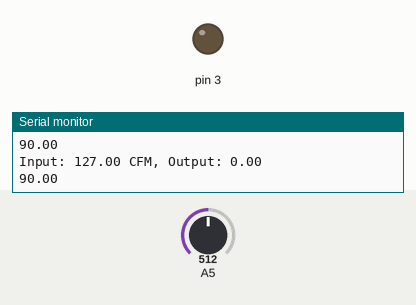
Simulated run of this sketch. Board: Arduino Uno, built with avr-gcc and run on an emulated ATmega328P. On the bench: output pins drawn as LEDs (lit = HIGH), the last lines printed to the serial monitor. The inputs (shaded band) are chosen by the test bench; at power-on: A5 = 512.

Above: at 1.2 s.
1.3 s: A5 set to 306
At 1.52 s:
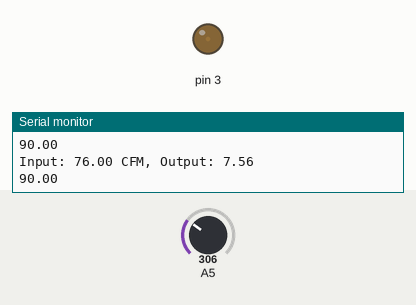
4.3 s: A5 set to 122
At 6.65 s:
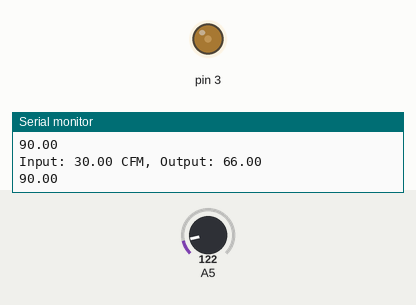
7.3 s: A5 set to 0
At 17.1 s:
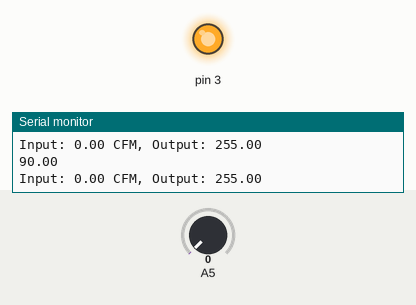
Timing chart, 0 to 18.6 s (numbered marks = the images above; inputs shaded):
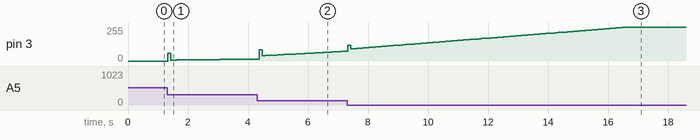

The sketch:

PID_control_on_arduino.ino
```cpp
/*
sketch belongs to this video: https://youtu.be/crw0Hcc67RY
write by Moz for YouTube changel logMaker360
4-12-2017
*/

#include <PID_v1.h>


double Setpoint = 90.0;  // Desired flow rate in CFM
double Input;            // Flow rate from the flow meter
double Output;           // Suction mechanism control
double Kp = 0.5;         // Proportional gain
double Ki = 0.2;         // Integral gain
double Kd = 0.1;         // Derivative gain

// Create PID instance
PID myPID(&Input, &Output, &Setpoint, Kp, Ki, Kd, DIRECT);

const int FLOW_METER_PIN = 2;

// Pin for the flow meter

void setup()
{
  Serial.begin(9600);

  // Initialize the flow meter
  pinMode(FLOW_METER_PIN, INPUT);

  // Turn on the PID
  myPID.SetMode(AUTOMATIC);

  //Adjust PID values
  myPID.SetTunings(Kp, Ki, Kd);

}

void loop()
{
  //Read the value from the light sensor. Analog input : 0 to 1024. We map is to a value from 0 to 255 as it's used for our PWM function.
  Input = map(analogRead(5), 0, 1024, 0, 255);  // photo senor is set on analog pin 5
  //PID calculation
  myPID.Compute();
  //Write the output as calculated by the PID function
  analogWrite(3,Output); //LED is set to digital 3 this is a pwm pin.
  //Send data by serial for plotting
  Serial.print("Input: ");
  Serial.print(Input);
  Serial.print(" CFM, Output: ");
  Serial.print(Output);
  Serial.println();
  Serial.println(Setpoint);

  // Delay for a suitable time before the next iteration
  delay(100);
}
```

Measured:
- after the input at 1.3 s, pin 3: 0/255 → 58/255 at once, → 7/255 0.10 s later, → 8/255 0.20 s later, → 9/255 0.41 s later, … (10 changes in this stretch)
